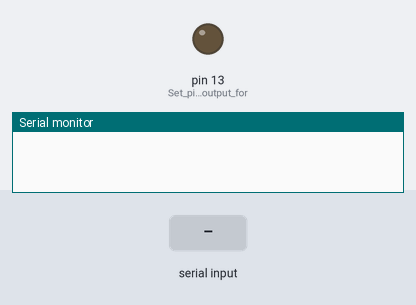
This sketch was run on a simulated Arduino Uno, built with avr-gcc and run on an emulated ATmega328P. Shown: output pins drawn as LEDs (lit = HIGH), the last lines printed to the serial monitor. The inputs (shaded band) are chosen by the test bench.

Above: at 1.2 s.
1.3 s: "*turn on LED" received over the second serial link
At 2.3 s:
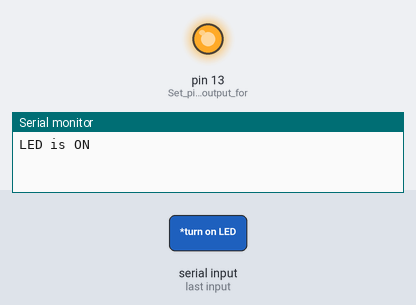
3.3 s: "*turn off LED" received over the second serial link
At 4.6 s:
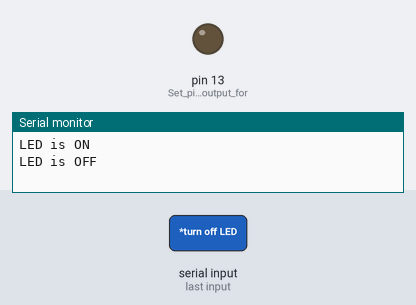
Timing chart, 0 to 6.3 s (numbered marks = the images above; inputs shaded):
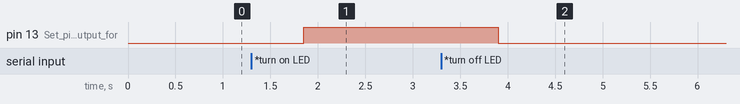

The sketch:

bttlightt.ino
```cpp
#include <SoftwareSerial.h>

// Define the pins for the Bluetooth module
const int bluetoothTx = 2;  // TX pin of Bluetooth module
const int bluetoothRx = 3;  // RX pin of Bluetooth module

// Create a software serial port for the Bluetooth module
SoftwareSerial bluetooth(bluetoothTx, bluetoothRx);

String voiceCommand = "";

void setup() {
  Serial.begin(9600); // Start serial communication for debugging
  bluetooth.begin(9600); // Start Bluetooth communication

  pinMode(13, OUTPUT); // Set pin 13 as output for the LED
}

void loop() {
  if (bluetooth.available()) {
    char c = bluetooth.read();
    voiceCommand += c;

    if (voiceCommand == "*turn on LED") {
      digitalWrite(13, HIGH); // Turn the LED on
      Serial.println("LED is ON");
      voiceCommand = "";
    } else if (voiceCommand == "*turn off LED") {
      digitalWrite(13, LOW); // Turn the LED off
      Serial.println("LED is OFF");
      voiceCommand = "";
    }
  }

  delay(50); // Small delay to avoid flooding
}
```

Measured:
- after the input at 1.3 s, pin 13 (Set_pin_13_as_output_for): LOW → HIGH after 0.55 s
- after the input at 3.3 s, pin 13 (Set_pin_13_as_output_for): HIGH → LOW after 0.60 s
